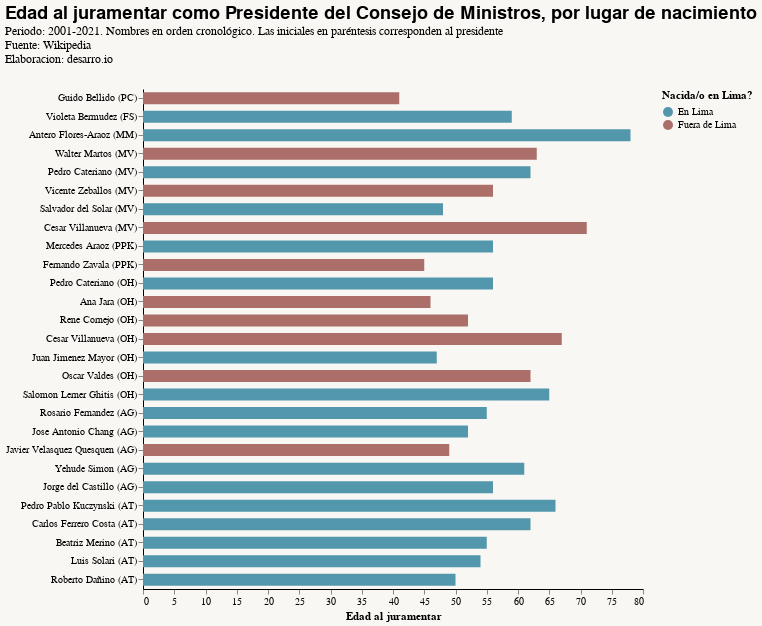

Notebook source saved alongside this figure:
### Code cell
vis = alt.Chart(df).mark_bar(size=12).encode(
    y = alt.Y('Nombre2:N',
              sort=list(df['Nombre2']),
              title=None),
    x = alt.X('Edad al juramentar:Q'),
    color = 'Nacida/o en Lima?:N',
    #row = 'Departamento'
).properties(
    title={
        'text': 'Edad al juramentar como Presidente del Consejo de Ministros, por lugar de nacimiento',
        'subtitle': ['Periodo: 2001-2021. Nombres en orden cronológico. Las iniciales en paréntesis corresponden al presidente',
                     'Fuente: Wikipedia',
                     'Elaboracion: desarro.io'],
        "subtitleFont": "Sanchez",
    },
    width = 500,
    height = 500
)
vis

### Figure 1 — Vega-Lite specification as saved in the notebook (floating-point values rounded to 4 significant figures)
{"width": 500, "height": 500, "config": {"title": {"font": "Sanchez", "fontSize": 18, "fontWeight": 600, "fontColor": "#000000", "offset": 24, "anchor": "start"}, "axisX": {"labelFont": "Sanchez", "titleFont": "Sanchez", "domainColor": "#000000", "grid": false, "domain": true}, "axisY": {"labelFont": "Sanchez", "titleFont": "Sanchez", "domainColor": "#000000", "domain": true}, "header": {"labelFont": "Sanchez", "titleFont": "Sanchez"}, "range": {"category": ["#5297AC", "#ac6e69", "#4ba479", "#e2a920", "#BAA6A5", "#A6C6C1", "#55b748", "#5c5859", "#db2b27"], "diverging": ["#cfe8f3", "#a2d4ec", "#73bfe2", "#46abdb", "#1696d2", "#12719e"]}, "view": {"stroke": "transparent"}, "legend": {"labelFont": "Sanchez", "titleFont": "Sanchez", "symbolType": "circle", "padding": 1}, "area": {"fill": "#5297AC"}, "line": {"color": "#5297AC", "stroke": "#5297AC", "strokeWidth": 4}, "trail": {"color": "#ff0800", "stroke": "#ff0800", "strokeWidth": 100, "size": 50}, "path": {"stroke": "#ff0800", "strokeWidth": 0.1}, "point": {"filled": true, "opacity": 1, "size": 100}, "circle": {"filled": true, "opacity": 1, "size": 100, "color": "#5297AC"}, "text": {"font": "Sanchez", "color": "#808080", "fontSize": 11, "align": "right", "fontWeight": 400, "size": 11}, "bar": {"binSpacing": 1, "continuousBandSize": 30, "discreteBandSize": 30, "fill": "#5297AC", "stroke": false}, "background": "#F9F7F3"}, "data": {"name": "data-f2be364a1dd3274da8066449f22ce69d"}, "mark": {"type": "bar", "size": 12}, "encoding": {"color": {"type": "nominal", "field": "Nacida/o en Lima?"}, "x": {"type": "quantitative", "field": "Edad al juramentar"}, "y": {"type": "nominal", "field": "Nombre2", "sort": ["Guido Bellido (PC)", "Violeta Bermudez (FS)", "Antero Flores-Araoz (MM)", "Walter Martos (MV)", "Pedro Cateriano (MV)", "Vicente Zeballos (MV)", "Salvador del Solar (MV)", "Cesar Villanueva (MV)", "Mercedes Araoz (PPK)", "Fernando Zavala (PPK)", "Pedro Cateriano (OH)", "Ana Jara (OH)", "Rene Cornejo (OH)", "Cesar Villanueva (OH)", "Juan Jimenez Mayor (OH)", "Oscar Valdes (OH)", "Salomon Lerner Ghitis (OH)", "Rosario Fernandez (AG)", "Jose Antonio Chang (AG)", "Javier Velasquez Quesquen (AG)", "Yehude Simon (AG)", "Jorge del Castillo (AG)", "Pedro Pablo Kuczynski (AT)", "Carlos Ferrero Costa (AT)", "Beatriz Merino (AT)", "Luis Solari (AT)", "Roberto Dañino (AT)"], "title": null}}, "title": {"text": "Edad al juramentar como Presidente del Consejo de Ministros, por lugar de nacimiento", "subtitle": ["Periodo: 2001-2021. Nombres en orden cronológico. Las iniciales en paréntesis corresponden al presidente", "Fuente: Wikipedia", "Elaboracion: desarro.io"], "subtitleFont": "Sanchez"}, "$schema": "https://vega.github.io/schema/vega-lite/v4.8.1.json", "datasets": {"data-f2be364a1dd3274da8066449f22ce69d": [{"Nombre": "Guido Bellido", "Sexo": "M", "Fecha de nacimiento": "1979-08-07T00:00:00", "Departamento": "Cusco", "Fecha de juramentacion": "2021-07-27T00:00:00", "Edad al juramentar": 41, "Fecha final": "2021-08-26T00:00:00", "Meses en el cargo": 1.0, "Nacida/o en Lima?": "Fuera de Lima", "Presidente": "PC", "Nombre2": "Guido Bellido (PC)"}, {"Nombre": "Violeta Bermudez", "Sexo": "F", "Fecha de nacimiento": "1961-08-12T00:00:00", "Departamento": "Lima", "Fecha de juramentacion": "2020-11-18T00:00:00", "Edad al juramentar": 59, "Fecha final": "2021-07-27T00:00:00", "Meses en el cargo": 8.367, "Nacida/o en Lima?": "En Lima", "Presidente": "FS", "Nombre2": "Violeta Bermudez (FS)"}, {"Nombre": "Antero Flores-Araoz", "Sexo": "M", "Fecha de nacimiento": "1942-02-28T00:00:00", "Departamento": "Lima", "Fecha de juramentacion": "2020-11-11T00:00:00", "Edad al juramentar": 78, "Fecha final": "2020-11-18T00:00:00", "Meses en el cargo": 0.2333, "Nacida/o en Lima?": "En Lima", "Presidente": "MM", "Nombre2": "Antero Flores-Araoz (MM)"}, {"Nombre": "Walter Martos", "Sexo": "M", "Fecha de nacimiento": "1957-02-11T00:00:00", "Departamento": "Cajamarca", "Fecha de juramentacion": "2020-08-06T00:00:00", "Edad al juramentar": 63, "Fecha final": "2020-11-11T00:00:00", "Meses en el cargo": 3.233, "Nacida/o en Lima?": "Fuera de Lima", "Presidente": "MV", "Nombre2": "Walter Martos (MV)"}, {"Nombre": "Pedro Cateriano", "Sexo": "M", "Fecha de nacimiento": "1958-06-26T00:00:00", "Departamento": "Lima", "Fecha de juramentacion": "2020-07-15T00:00:00", "Edad al juramentar": 62, "Fecha final": "2020-08-06T00:00:00", "Meses en el cargo": 0.7333, "Nacida/o en Lima?": "En Lima", "Presidente": "MV", "Nombre2": "Pedro Cateriano (MV)"}, {"Nombre": "Vicente Zeballos", "Sexo": "M", "Fecha de nacimiento": "1963-05-10T00:00:00", "Departamento": "Tacna", "Fecha de juramentacion": "2019-09-30T00:00:00", "Edad al juramentar": 56, "Fecha final": "2020-07-15T00:00:00", "Meses en el cargo": 9.633, "Nacida/o en Lima?": "Fuera de Lima", "Presidente": "MV", "Nombre2": "Vicente Zeballos (MV)"}, {"Nombre": "Salvador del Solar", "Sexo": "M", "Fecha de nacimiento": "1970-05-01T00:00:00", "Departamento": "Lima", "Fecha de juramentacion": "2019-03-11T00:00:00", "Edad al juramentar": 48, "Fecha final": "2019-09-30T00:00:00", "Meses en el cargo": 6.767, "Nacida/o en Lima?": "En Lima", "Presidente": "MV", "Nombre2": "Salvador del Solar (MV)"}, {"Nombre": "Cesar Villanueva", "Sexo": "M", "Fecha de nacimiento": "1946-08-05T00:00:00", "Departamento": "San Martin", "Fecha de juramentacion": "2018-04-02T00:00:00", "Edad al juramentar": 71, "Fecha final": "2019-03-11T00:00:00", "Meses en el cargo": 11.43, "Nacida/o en Lima?": "Fuera de Lima", "Presidente": "MV", "Nombre2": "Cesar Villanueva (MV)"}, {"Nombre": "Mercedes Araoz", "Sexo": "F", "Fecha de nacimiento": "1961-08-05T00:00:00", "Departamento": "Lima", "Fecha de juramentacion": "2017-09-17T00:00:00", "Edad al juramentar": 56, "Fecha final": "2018-04-02T00:00:00", "Meses en el cargo": 6.567, "Nacida/o en Lima?": "En Lima", "Presidente": "PPK", "Nombre2": "Mercedes Araoz (PPK)"}, {"Nombre": "Fernando Zavala", "Sexo": "M", "Fecha de nacimiento": "1971-02-19T00:00:00", "Departamento": "Tacna", "Fecha de juramentacion": "2016-07-28T00:00:00", "Edad al juramentar": 45, "Fecha final": "2017-09-17T00:00:00", "Meses en el cargo": 13.87, "Nacida/o en Lima?": "Fuera de Lima", "Presidente": "PPK", "Nombre2": "Fernando Zavala (PPK)"}, {"Nombre": "Pedro Cateriano", "Sexo": "M", "Fecha de nacimiento": "1958-06-26T00:00:00", "Departamento": "Lima", "Fecha de juramentacion": "2015-04-02T00:00:00", "Edad al juramentar": 56, "Fecha final": "2016-07-28T00:00:00", "Meses en el cargo": 16.1, "Nacida/o en Lima?": "En Lima", "Presidente": "OH", "Nombre2": "Pedro Cateriano (OH)"}, {"Nombre": "Ana Jara", "Sexo": "F", "Fecha de nacimiento": "1968-05-11T00:00:00", "Departamento": "Ica", "Fecha de juramentacion": "2014-07-22T00:00:00", "Edad al juramentar": 46, "Fecha final": "2015-04-02T00:00:00", "Meses en el cargo": 8.467, "Nacida/o en Lima?": "Fuera de Lima", "Presidente": "OH", "Nombre2": "Ana Jara (OH)"}, {"Nombre": "Rene Cornejo", "Sexo": "M", "Fecha de nacimiento": "1962-01-06T00:00:00", "Departamento": "Arequipa", "Fecha de juramentacion": "2014-02-24T00:00:00", "Edad al juramentar": 52, "Fecha final": "2014-07-22T00:00:00", "Meses en el cargo": 4.933, "Nacida/o en Lima?": "Fuera de Lima", "Presidente": "OH", "Nombre2": "Rene Cornejo (OH)"}, {"Nombre": "Cesar Villanueva", "Sexo": "M", "Fecha de nacimiento": "1946-08-05T00:00:00", "Departamento": "San Martin", "Fecha de juramentacion": "2013-10-31T00:00:00", "Edad al juramentar": 67, "Fecha final": "2014-02-24T00:00:00", "Meses en el cargo": 3.867, "Nacida/o en Lima?": "Fuera de Lima", "Presidente": "OH", "Nombre2": "Cesar Villanueva (OH)"}, {"Nombre": "Juan Jimenez Mayor", "Sexo": "M", "Fecha de nacimiento": "1964-08-05T00:00:00", "Departamento": "Lima", "Fecha de juramentacion": "2012-07-23T00:00:00", "Edad al juramentar": 47, "Fecha final": "2013-10-31T00:00:00", "Meses en el cargo": 15.5, "Nacida/o en Lima?": "En Lima", "Presidente": "OH", "Nombre2": "Juan Jimenez Mayor (OH)"}, {"Nombre": "Oscar Valdes", "Sexo": "M", "Fecha de nacimiento": "1949-04-03T00:00:00", "Departamento": "Tacna", "Fecha de juramentacion": "2011-12-11T00:00:00", "Edad al juramentar": 62, "Fecha final": "2012-07-23T00:00:00", "Meses en el cargo": 7.5, "Nacida/o en Lima?": "Fuera de Lima", "Presidente": "OH", "Nombre2": "Oscar Valdes (OH)"}, {"Nombre": "Salomon Lerner Ghitis", "Sexo": "M", "Fecha de nacimiento": "1946-02-04T00:00:00", "Departamento": "Lima", "Fecha de juramentacion": "2011-07-28T00:00:00", "Edad al juramentar": 65, "Fecha final": "2011-12-11T00:00:00", "Meses en el cargo": 4.533, "Nacida/o en Lima?": "En Lima", "Presidente": "OH", "Nombre2": "Salomon Lerner Ghitis (OH)"}, {"Nombre": "Rosario Fernandez", "Sexo": "F", "Fecha de nacimiento": "1955-11-09T00:00:00", "Departamento": "Lima", "Fecha de juramentacion": "2011-03-19T00:00:00", "Edad al juramentar": 55, "Fecha final": "2011-07-28T00:00:00", "Meses en el cargo": 4.367, "Nacida/o en Lima?": "En Lima", "Presidente": "AG", "Nombre2": "Rosario Fernandez (AG)"}, {"Nombre": "Jose Antonio Chang", "Sexo": "M", "Fecha de nacimiento": "1958-05-19T00:00:00", "Departamento": "Lima", "Fecha de juramentacion": "2010-09-14T00:00:00", "Edad al juramentar": 52, "Fecha final": "2011-03-19T00:00:00", "Meses en el cargo": 6.2, "Nacida/o en Lima?": "En Lima", "Presidente": "AG", "Nombre2": "Jose Antonio Chang (AG)"}, {"Nombre": "Javier Velasquez Quesquen", "Sexo": "M", "Fecha de nacimiento": "1960-03-12T00:00:00", "Departamento": "Lambayeque", "Fecha de juramentacion": "2009-07-11T00:00:00", "Edad al juramentar": 49, "Fecha final": "2010-09-14T00:00:00", "Meses en el cargo": 14.33, "Nacida/o en Lima?": "Fuera de Lima", "Presidente": "AG", "Nombre2": "Javier Velasquez Quesquen (AG)"}, {"Nombre": "Yehude Simon", "Sexo": "M", "Fecha de nacimiento": "1947-07-18T00:00:00", "Departamento": "Lima", "Fecha de juramentacion": "2008-10-14T00:00:00", "Edad al juramentar": 61, "Fecha final": "2009-07-11T00:00:00", "Meses en el cargo": 9.0, "Nacida/o en Lima?": "En Lima", "Presidente": "AG", "Nombre2": "Yehude Simon (AG)"}, {"Nombre": "Jorge del Castillo", "Sexo": "M", "Fecha de nacimiento": "1950-07-02T00:00:00", "Departamento": "Lima", "Fecha de juramentacion": "2006-07-28T00:00:00", "Edad al juramentar": 56, "Fecha final": "2008-10-14T00:00:00", "Meses en el cargo": 26.97, "Nacida/o en Lima?": "En Lima", "Presidente": "AG", "Nombre2": "Jorge del Castillo (AG)"}, {"Nombre": "Pedro Pablo Kuczynski", "Sexo": "M", "Fecha de nacimiento": "1938-10-03T00:00:00", "Departamento": "Lima", "Fecha de juramentacion": "2005-08-16T00:00:00", "Edad al juramentar": 66, "Fecha final": "2006-07-28T00:00:00", "Meses en el cargo": 11.53, "Nacida/o en Lima?": "En Lima", "Presidente": "AT", "Nombre2": "Pedro Pablo Kuczynski (AT)"}, {"Nombre": "Carlos Ferrero Costa", "Sexo": "M", "Fecha de nacimiento": "1941-02-07T00:00:00", "Departamento": "Lima", "Fecha de juramentacion": "2003-12-15T00:00:00", "Edad al juramentar": 62, "Fecha final": "2005-08-16T00:00:00", "Meses en el cargo": 20.33, "Nacida/o en Lima?": "En Lima", "Presidente": "AT", "Nombre2": "Carlos Ferrero Costa (AT)"}, {"Nombre": "Beatriz Merino", "Sexo": "F", "Fecha de nacimiento": "1947-11-15T00:00:00", "Departamento": "Lima", "Fecha de juramentacion": "2003-06-23T00:00:00", "Edad al juramentar": 55, "Fecha final": "2003-12-15T00:00:00", "Meses en el cargo": 5.833, "Nacida/o en Lima?": "En Lima", "Presidente": "AT", "Nombre2": "Beatriz Merino (AT)"}, {"Nombre": "Luis Solari", "Sexo": "M", "Fecha de nacimiento": "1948-01-28T00:00:00", "Departamento": "Lima", "Fecha de juramentacion": "2002-07-12T00:00:00", "Edad al juramentar": 54, "Fecha final": "2003-06-23T00:00:00", "Meses en el cargo": 11.53, "Nacida/o en Lima?": "En Lima", "Presidente": "AT", "Nombre2": "Luis Solari (AT)"}, {"Nombre": "Roberto Dañino", "Sexo": "M", "Fecha de nacimiento": "1951-03-02T00:00:00", "Departamento": "Lima", "Fecha de juramentacion": "2001-07-28T00:00:00", "Edad al juramentar": 50, "Fecha final": "2002-07-12T00:00:00", "Meses en el cargo": 11.63, "Nacida/o en Lima?": "En Lima", "Presidente": "AT", "Nombre2": "Roberto Dañino (AT)"}]}}
